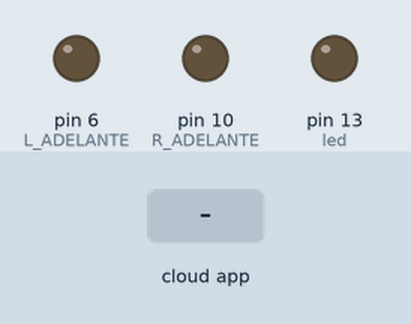
Simulated run of this sketch. Board: Arduino Uno, built with avr-gcc and run on an emulated ATmega328P. Parts: output pins drawn as LEDs (lit = HIGH). The test bench sets the inputs (shaded band). The ROS host is connected and sends only what is stated.

Above: at 1.2 s.
1.3 s: the phone or cloud app sets linear.x to -100
At 2.4 s:
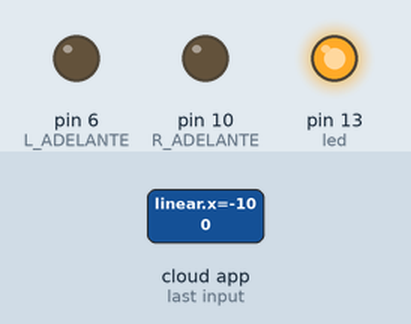
2.8 s: the phone or cloud app sets angular.z to -100
At 4.8 s:
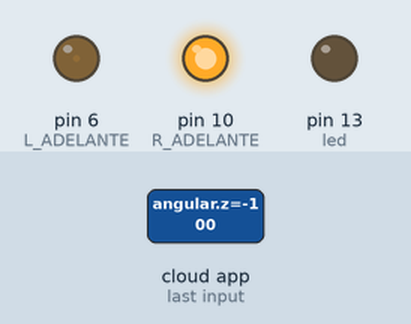
5.3 s: the phone or cloud app sets angular.z to 0
At 6.3 s:
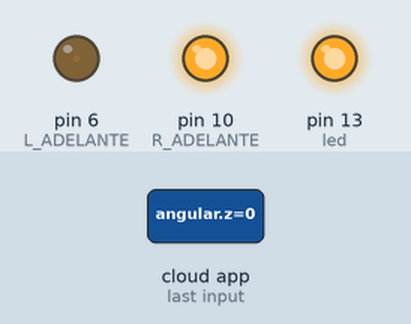
6.8 s: the phone or cloud app sets linear.x to 0
At 7.9 s:
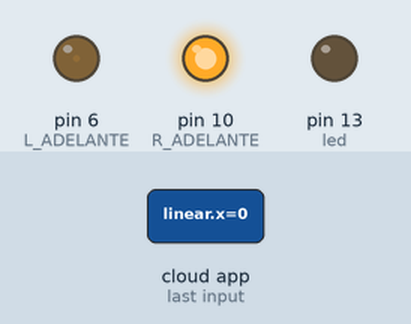
Timing chart, 0 to 9.3 s (numbered marks = the images above; inputs shaded):
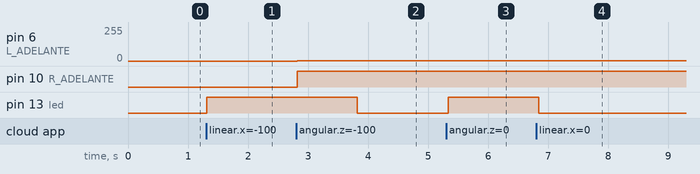

The sketch:

RCROS.ino
```cpp
/*
 * rosserial Servo Control Example
 *
 * This sketch demonstrates the control of hobby R/C servos
 * using ROS and the arduiono
 *
 * For the full tutorial write up, visit
 * www.ros.org/wiki/rosserial_arduino_demos
 *
 * For more information on the Arduino Servo Library
 * Checkout :
 * http://www.arduino.cc/en/Reference/Servo
 */

#if (ARDUINO >= 100)
 #include <Arduino.h>
#else
 #include <WProgram.h>
#endif

#include <ros.h>
#include <geometry_msgs/Twist.h>

//Parametros de pines/movimiento de ruedas
int R_ADELANTE = 10;
int R_ATRAS = 9;
int L_ADELANTE = 6;
int L_ATRAS = 11;

ros::NodeHandle  nh;

//Mover servo
void servo_cb( const geometry_msgs::Twist& cmd_msg){
  if (cmd_msg.angular.z == 0 && cmd_msg.linear.x == 0 ){
      // parar
  } else{

  if (cmd_msg.angular.z < 0){
  int a=cmd_msg.angular.z * 255;//Velocidad angular = 255
   adelante(a); //ir a la derecha con velocidad 255
  delay(1000);

 } else if(cmd_msg.angular.z > 0){
   izquierda(255);//Izquierda a 255
//  delay(1000);
// izquierda(280);
//adelante(a);
parar();

// Hace Girar
  }else if(cmd_msg.linear.x < 0){
    // atras
  }else if(cmd_msg.linear.x > 0){
    // adelante
  }
  }
  digitalWrite(13, HIGH-digitalRead(13));  //toggle led
}


ros::Subscriber<geometry_msgs::Twist> sub("cmd_vel", servo_cb);


void setup(){
  pinMode(13, OUTPUT);

  nh.initNode();
  nh.subscribe(sub);
}

void loop(){
  // Prueba para definir sentido de giro
    //digitalWrite(6, HIGH);
    //digitalWrite(9, LOW);
    //digitalWrite(10, LOW);
    //digitalWrite(11, LOW);

  nh.spinOnce();
  delay(100);
}

//Funcion para ir adelante
void adelante(int velocidad){ // Funcion recibe como parametro la velocidad
analogWrite(R_ADELANTE, velocidad); //Rueda de la derecha va hacia adelante
digitalWrite(R_ATRAS, LOW); //Rueda de la derecha apagado ir atras
analogWrite(L_ADELANTE, velocidad); //Rueda de la izquierda va hacia adelante
digitalWrite(L_ATRAS, LOW);//Rueda de la izquierda apagado ir atras
}

void atras(int velocidad){//Invierte la funcion ADELANTE
digitalWrite(R_ADELANTE, LOW);
analogWrite(R_ATRAS, velocidad);
digitalWrite(L_ADELANTE, LOW);
analogWrite(L_ATRAS, velocidad);
}

void izquierda(int velocidad){
analogWrite(R_ADELANTE, velocidad); //Rueda derecha va hacia adelante
digitalWrite(R_ATRAS, LOW);//Atras apagado
digitalWrite(L_ADELANTE, LOW);//Adelante apagado
analogWrite(L_ATRAS, velocidad);//Rueda izquierda va hacia atras
}// Hace girar en circulos a la izquierda

void derecha(int velocidad){//Invierte la funcion IZQUIERDA
digitalWrite(R_ADELANTE, LOW);
analogWrite(R_ATRAS, velocidad);
analogWrite(L_ADELANTE, velocidad);
digitalWrite(L_ATRAS, LOW);
}

void parar(){//Apaga los motores
digitalWrite(R_ADELANTE, LOW);
digitalWrite(R_ATRAS, LOW);
digitalWrite(L_ADELANTE, LOW);
digitalWrite(L_ATRAS, LOW);
}
```

Measured:
- after the input at 1.3 s, pin 13 (led): LOW → HIGH at once
- after the input at 2.8 s, pin 6 (L_ADELANTE): 0/255 → 1/255 at once; pin 10 (R_ADELANTE): LOW → HIGH at once; pin 13 (led): HIGH → LOW after 1.0 s
- after the input at 5.3 s, pin 13 (led): LOW → HIGH at once
- after the input at 6.8 s, pin 13 (led): HIGH → LOW after 0.05 s
